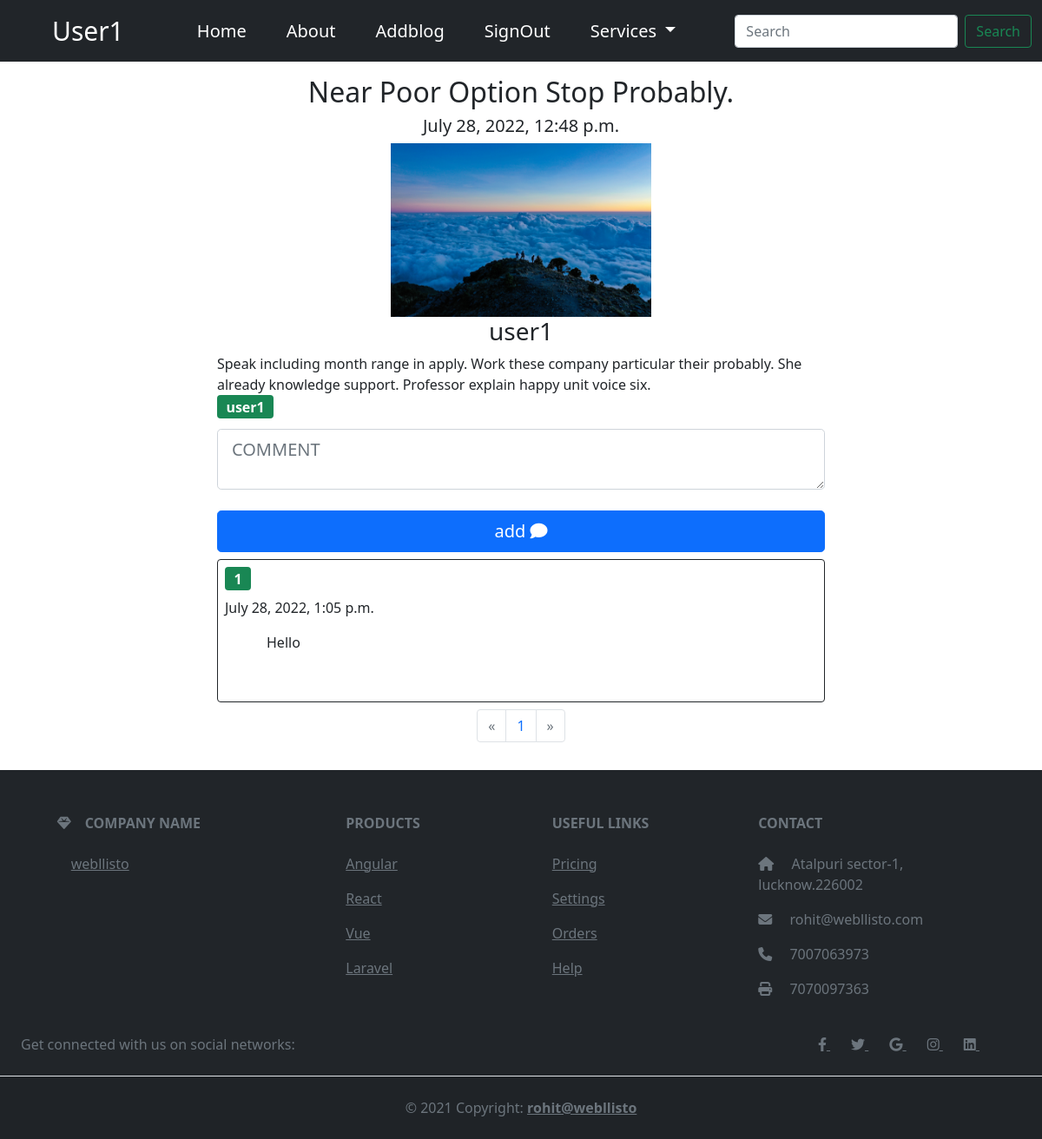
The app's page /blog/open-blog/near-poor-option-stop-probably (signed in) with its own data.
### account/models.py (models this page shows)
class MyUser(AbstractBaseUser, PermissionsMixin):
    user_email = models.EmailField(unique=True)
    user_contact = models.BigIntegerField(null=True, default=00000)
    first_name = models.CharField(max_length=30, default="")
    last_name = models.CharField(max_length=30, default="")
    user_name = models.CharField(max_length=30, unique=True)
    is_auther = models.BooleanField(default=False)
    is_staff = models.BooleanField(default=False)
    is_active = models.BooleanField(default=False)
    new_slug = AutoSlugField(populate_from='user_name',
                             null=True, default=None)
    user_image = models.ImageField(
        upload_to="media/account/images", default="")
    sign_up_date = models.DateTimeField(default=timezone.now)
    objects = customAccountManager()
    USERNAME_FIELD = "user_email"
    REQUIRED_FIELDS = ["user_name", "first_name"]
    def __str__(self):
        return self.user_name

### blog/models.py (models this page shows, shortened)
class Blog(models.Model):
    blog_auther = models.ForeignKey(MyUser, on_delete=models.CASCADE)
    blog_image = models.ImageField(
        upload_to="blog/images", default="blog/images/image.jpg", null=True)
    blog_content = RichTextField(null=True)
    blog_title = models.CharField(max_length=150, unique=True)
    blog_keywords = models.CharField(max_length=150, null=True)
    blog_description = models.CharField(max_length=150, null=True)
    blog_uploaded_on = models.DateTimeField(auto_now=True)
    blog_is_approved = models.BooleanField(default=False)
    blog_new_request = models.BooleanField(default=True)
    blog_del_request = models.BooleanField(default=False)
    new_slug = AutoSlugField(populate_from='blog_title',
                             unique=True, null=True, default=None)

class Comment(models.Model):
    user = models.ForeignKey(MyUser, on_delete=models.CASCADE)
    blog_key = models.ForeignKey(Blog, on_delete=models.CASCADE)
    blog_comment = models.TextField()
    comment_added_on = models.DateTimeField(auto_now=True, null=True)

### blog/views.py (the view)
# urls.py: path("open-blog/<slug>", views.open_blog, name="open-blog"),
def open_blog(request, slug):
    blog_object = Blog.objects.filter(new_slug=slug)
    p = Paginator(Comment.objects.filter(blog_key__new_slug=slug).order_by(
        "-comment_added_on"), 7)
    page = request.GET.get('page')
    comment_paginate = p.get_page(page)
    return render(
        request,
        "blog/singleblog.html",
        {"blogs": blog_object, "comment_paginate": comment_paginate},
    )

### blog/templates/blog/singleblog.html (shortened to what this page needs)
{% extends 'basic.html' %}
{% block body %}
{% for i in blogs %}
<div class="d-flex align-items-center justify-content-center my-3">
    <div class="" style="width: 700px;">
        <div class="text-center">
            <h2 class="text-capitalize">{{i.blog_title}}</h2>
            <h5>{{i.blog_uploaded_on}}</h5>
            <img src='/media/{{i.blog_image}}' style="height: 200px; width: auto;" alt="...">
            <h3>{{i.blog_auther}}</h3>
            <div style="text-align: left;">{{i.blog_content|safe}}</div>
        </div>
        {% if user.is_authenticated %}
        <form action="{% url 'addcomment' i.new_slug %}" method="post">
            <div class="form-outline mb-1">
                <h1 class="badge bg-success" style="font-size: 1rem !important;">{{user.user_name}}</h1>
            </div>
            <div class="form-outline mb-4 comment">
                <textarea style="height: 70px !important;" placeholder="COMMENT" name="com"
                    class="form-control form-control-lg"></textarea>
            </div>
            <div class="d-flex justify-content-center">
                <button type="submit" class="btn btn-primary text-white btn-block btn-lg gradient-custom-4 w-100">add <i
                        class="fa-solid fa-comment"></i></button>
            </div>
        </form>
        {% else %}
        <div class="d-flex flex-column align-items-center justify-content-center">
            <h3 class="text-capitalize">please login for comment</h3>
            <a href="{% url 'sign-in' %}"><button class="btn btn-primary text-capitalize rounded">login
                    here</button></a>
        </div>
        {% endif %}
        <div class="border border-dark rounded my-2 p-2 ">
            {% for j in comment_paginate %}
            <h1 class="badge bg-success" style="font-size: 1rem !important;">{{j.user}}</h1>
            <span class="d-flex mb-3">{{j.comment_added_on}}</span>
            <p class="text-capitalize mx-5 my-0">{{j.blog_comment}}</p>
            <br><br>
            {% endfor %}
        </div>
        <nav aria-label="Page navigation example">
            <ul class="pagination justify-content-center">
                {% if comment_paginate.has_previous %}
                <li class="page-item "><a class="page-link" href="?page=1">&laquo</a></li>
                <li class="page-item"><a class="page-link"
                        href="?page={{comment_paginate.previous_page_number}}">{{comment_paginate.previous_page_number}}
                    </a></li>
                {% else %}
                <li class="page-item disabled"><a class="page-link" href="#">&laquo</a></li>
                {% endif %}
                <li class="page-item"><a class="page-link"
                        href="?page={{comment_paginate.number}}">{{comment_paginate.number}}
                    </a></li>
                {% if comment_paginate.has_next %}
                <li class="page-item"><a class="page-link"
                        href="?page={{comment_paginate.next_page_number}}">{{comment_paginate.next_page_number}}
                    </a></li>
                <li class="page-item "><a class="page-link" href="?page={{comment_paginate.paginator.num_pages}}">
                        &raquo</a>
                </li>
                {% else %}
                <li class="page-item disabled"><a class="page-link" href="#">
                        &raquo</a>
                </li>
                {% endif %}
            </ul>
        </nav>
    </div>
</div>
{% endfor %}
{% endblock %}

### template/basic.html (shortened to what this page needs)
<!doctype html>
<html lang="en">
<head>
  <link href="https://cdn.jsdelivr.net/npm/bootstrap@5.0.2/dist/css/bootstrap.min.css" rel="stylesheet"
>
  <link rel="stylesheet" href="https://cdnjs.cloudflare.com/ajax/libs/font-awesome/6.1.1/css/all.min.css"
 />
</head>
<body>
  <nav class="navbar navbar-expand-lg bg-dark">
    <div class="container-fluid">
      {% if user.is_authenticated %}
      <a style="font-size: 30px;color:white;" class="navbar-brand ms-5 text-capitalize"
        href="{% url 'show-profile' %}">{{user.user_name}}</a>
      {% else %}
      <a style="font-size: 30px;color:white;" class="navbar-brand ms-5" href="/">Blogapi</a>
      {% endif %}
      <div class="collapse navbar-collapse" id="navbarSupportedContent">
        <ul class="navbar-nav mx-auto mb-2 mb-lg-0" style="gap: 30px; font-size: 20px;">
          <li class="nav-item">
            <a class="nav-link active" aria-current="page" href="/">Home</a>
          </li>
          <li class="nav-item">
            <a class="nav-link" href="{% url 'about' %}">About</a>
          </li>
          {% if user.is_staff %}
          <li class="nav-item">
            <a class="nav-link" href="{% url 'admin_custom' %}">Admin</a>
          </li>
          {% elif user.is_auther %}
          <li class="nav-item">
            <a class="nav-link" href="{% url 'addblog' %}">Addblog</a>
          </li>
          {% endif %}
          {% if user.is_authenticated %}
          <li class="nav-item">
            <a class="nav-link" href="{% url 'sign-out' %}">SignOut</a>
          </li>
          {% else %}
          <li class="nav-item">
            <a class="nav-link" href="{% url 'sign-in' %}">SignIn</a>
          </li>
          {% endif %}
          <li class="nav-item dropdown">
            <a class="nav-link dropdown-toggle" href="#" id="navbarDropdown" role="button" data-bs-toggle="dropdown"
              aria-expanded="false">
              Services
            </a>
          </li>
        </ul>
        <form class="d-flex" method="post" action="{% url 'search' %}">
          <input class="form-control me-2" type="text" placeholder="Search" name="search" aria-label="Search">
          <button class="btn btn-outline-success" type="submit">Search</button>
        </form>
      </div>
    </div>
  </nav>
  {% block body %}{% endblock %}
  <footer class="text-center text-lg-start bg-dark text-muted pt-1">
    <section class="">
      <div class="container text-center text-md-start mt-5">
        <div class="row mt-3">
          <div class="col-md-3 col-lg-4 col-xl-3 mx-auto mb-4">
            <h6 class="text-uppercase fw-bold mb-4">
              <i class="fas fa-gem me-3"></i>Company name
            </h6>
            <a href="https://webllisto.com/" class="text-reset mx-3">webllisto
            </a>
          </div>
          <div class="col-md-2 col-lg-2 col-xl-2 mx-auto mb-4">
            <h6 class="text-uppercase fw-bold mb-4">
              Products
            </h6>
            <p>
              <a href="#!" class="text-reset">Angular</a>
            </p>
            <p>
              <a href="#!" class="text-reset">React</a>
            </p>
            <p>
              <a href="#!" class="text-reset">Vue</a>
            </p>
            <p>
              <a href="#!" class="text-reset">Laravel</a>
            </p>
          </div>
          <div class="col-md-3 col-lg-2 col-xl-2 mx-auto mb-4">
            <h6 class="text-uppercase fw-bold mb-4">
              Useful links
            </h6>
            <p>
              <a href="#!" class="text-reset">Pricing</a>
            </p>
            <p>
              <a href="#!" class="text-reset">Settings</a>
            </p>
            <p>
              <a href="#!" class="text-reset">Orders</a>
            </p>
            <p>
              <a href="#!" class="text-reset">Help</a>
            </p>
          </div>
          <div class="col-md-4 col-lg-3 col-xl-3 mx-auto mb-md-0 mb-4">
            <h6 class="text-uppercase fw-bold mb-4">
              Contact
            </h6>
            <p><i class="fas fa-home me-3"></i> Atalpuri sector-1,
              lucknow.226002</p>
            <p>
              <i class="fas fa-envelope me-3"></i>
              rohit@webllisto.com
            </p>
            <p><i class="fas fa-phone me-3"></i> 7007063973</p>
            <p><i class="fas fa-print me-3"></i> 7070097363</p>
          </div>
        </div>
      </div>
    </section>
    <section class="d-flex justify-content-center justify-content-lg-between p-4 border-bottom">
      <div class="me-5 d-none d-lg-block">
        <span>Get connected with us on social networks:</span>
      </div>
      <div>
        <a href="" class="me-4 text-reset">
          <i class="fab fa-facebook-f"></i>
        </a>
        <a href="" class="me-4 text-reset">
          <i class="fab fa-twitter"></i>
        </a>
        <a href="rohit@webllisto.com" class="me-4 text-reset">
          <i class="fab fa-google"></i>
        </a>
        <a href="" class="me-4 text-reset">
          <i class="fab fa-instagram"></i>
        </a>
        <a href="https://www.linkedin.com/in/rohit-bhatt-65a12a1a4/" class="me-4 text-reset">
          <i class="fab fa-linkedin"></i>
        </a>
      </div>
    </section>
    <div class="text-center p-4" style="background-color: rgba(0, 0, 0, 0.05);">
      © 2021 Copyright:
      <a class="text-reset fw-bold" href="#">rohit@webllisto</a>
    </div>
  </footer>
</body>
</html>

### template/basic.html (style rules this page uses)
* { text-decoration: none; list-style: none; }
.nav-link { color: white; }

### records on screen
MyUser: user_name "User1", user_name "user1"
Blog: blog_title "Near Poor Option Stop Probably.", blog_uploaded_on "July 28, 2022, 12:48 p.m.", blog_image (picture), blog_auther "user1", blog_content "Speak including month range in apply. Work these company particular their probably. She already knowledge support. Professor explain happy unit voice six.", number "1"
Comment: user "1", comment_added_on "July 28, 2022, 1:05 p.m.", blog_comment "Hello"
